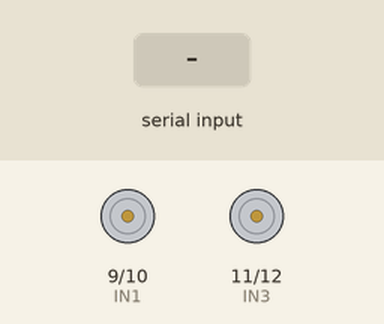
Simulated run of this sketch. Board: Arduino Uno, built with avr-gcc and run on an emulated ATmega328P. Shown: motor-driver pin pairs drawn as motors (green arrow = first pin HIGH = forward, orange = second pin HIGH = backward, longer = more drive). The inputs (shaded band) are chosen by the test bench. What the sketch prints to the serial monitor is not drawn.

Above: at 1.2 s.
1.3 s: "U" received over the second serial link
At 2.4 s:
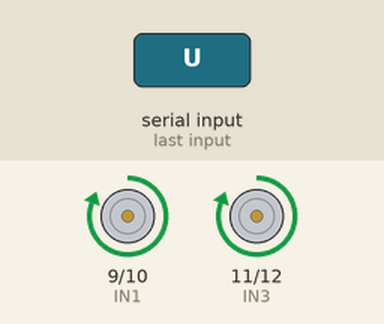
2.8 s: "D" received over the second serial link
At 3.5 s:
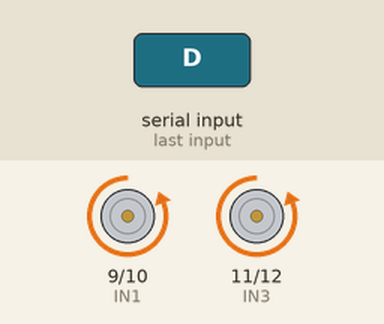
4.3 s: "L" received over the second serial link
At 4.7 s:
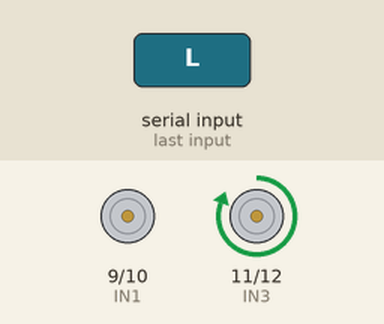
5.8 s: "R" received over the second serial link
At 7.0 s:
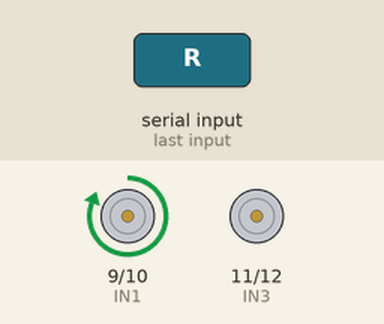
Timing chart, 0 to 8.3 s (numbered marks = the images above; inputs shaded):
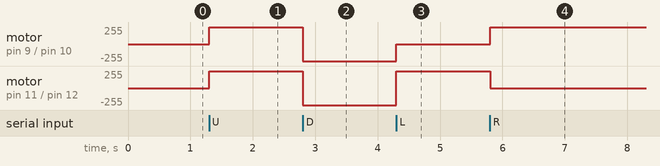

Measured:
- after the input at 1.3 s, motor on pin 9 (IN1) / pin 10 (IN2), motor on pin 11 (IN3) / pin 12 (IN4): stopped → forward 255/255 at once
- after the input at 2.8 s, motor on pin 9 (IN1) / pin 10 (IN2), motor on pin 11 (IN3) / pin 12 (IN4): forward 255/255 → backward 255/255 at once
- after the input at 4.3 s, motor on pin 9 (IN1) / pin 10 (IN2): backward 255/255 → stopped at once; motor on pin 11 (IN3) / pin 12 (IN4): backward 255/255 → forward 255/255 at once
- after the input at 5.8 s, motor on pin 9 (IN1) / pin 10 (IN2): stopped → forward 255/255 at once; motor on pin 11 (IN3) / pin 12 (IN4): forward 255/255 → stopped at once

The sketch:

sketch_feb04a.ino
```cpp
#include <SoftwareSerial.h>

SoftwareSerial myApp(7,8); //7 es Rx y 8 es TX
  //RXD BLUETOOTH al pin 8
  //TXD BLUETOOTH AL PIN 7

char myChar;
//Puente h
int IN1 = 9;
int IN2 = 10;
int IN3 = 11;
int IN4 = 12;
void setup() {
  Serial.begin(9600);
  myApp.begin(9600);
  Serial.println("Serial pc listo");
  myApp.println("App lista");
  pinMode(IN1, OUTPUT);
  pinMode(IN2, OUTPUT);
  pinMode(IN3, OUTPUT);
  pinMode(IN4, OUTPUT);
}

void loop() {
  while(myApp.available()){
    myChar=myApp.read();
    Serial.print(myChar);
    myApp.print(myChar);
    myApp.print("#");
    if(myChar=='U'){
      adelante();
    }
     if(myChar=='D'){
      atras();
    }
     if(myChar=='L'){
      izquierda();
    }
     if(myChar=='R'){
      derecha();
    }
     if(myChar=='p'){
      parar();
    }
  }
  while(Serial.available()){
    myChar=Serial.read();
    myApp.print(myChar);
    myApp.print("#");
  }
}

void adelante(){
  digitalWrite(IN1,HIGH);
  digitalWrite(IN2,LOW);
  digitalWrite(IN3,HIGH);
  digitalWrite(IN4,LOW);
}
void atras(){
  digitalWrite(IN1,LOW);
  digitalWrite(IN2,HIGH);
  digitalWrite(IN3,LOW);
  digitalWrite(IN4,HIGH);
}
void izquierda(){
  digitalWrite(IN1,LOW);
  digitalWrite(IN2,LOW);
  digitalWrite(IN3,HIGH);
  digitalWrite(IN4,LOW);
}
void derecha(){
  digitalWrite(IN1,HIGH);
  digitalWrite(IN2,LOW);
  digitalWrite(IN3,LOW);
  digitalWrite(IN4,LOW);
}
void parar(){
  digitalWrite(IN1,LOW);
  digitalWrite(IN2,LOW);
  digitalWrite(IN3,LOW);
  digitalWrite(IN4,LOW);
}
```
